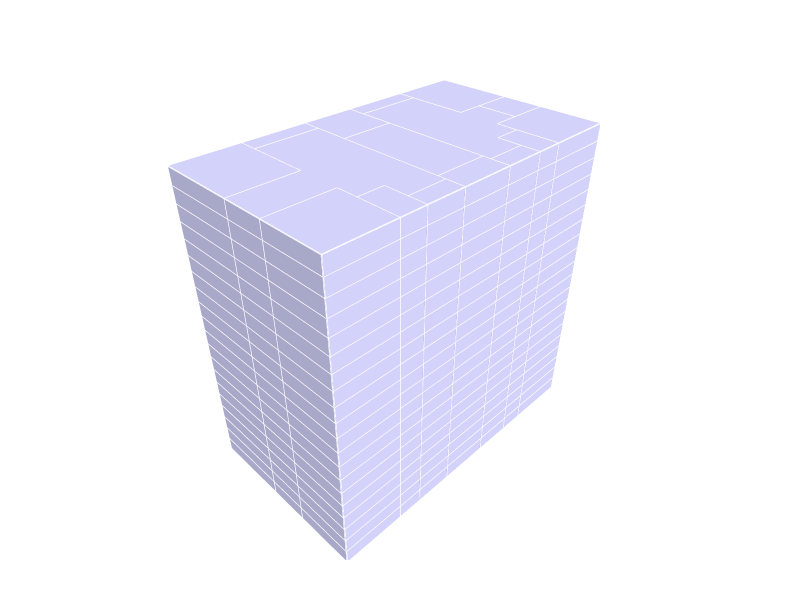

The cell this chart's notebook holds for it:
### Markdown cell above
## 6. Show the geometry

### Code cell
Topology.Show(objects,
              faceColor=[210,210,250],
            #   faceOpacity=1,
              edgeColor="white",
              edgeWidth=3,
              faceOpacity=0.3,
              showVertices=False,
              backgroundColor="white",
              width=800,
              height=600,
              renderer = renderer)

### Figure 1 — Plotly figure (JSON) as saved in the notebook; plotly's stock layout.template omitted (floating-point values rounded to 4 significant figures; data arrays with more than 128 entries replaced by an {"elided": "..."} marker saying what was removed)
{"data": [{"hoverinfo": "text", "legendgroup": "2", "legendrank": 2, "line": {"color": "white", "dash": "solid", "width": 3}, "marker": {"size": 0}, "mode": "lines", "name": "1: default (Edges)", "showlegend": false, "text": "", "type": "scatter3d", "x": {"elided": "20160 int values"}, "y": {"elided": "20160 int values"}, "z": {"elided": "20160 int values"}}, {"cmax": 1, "cmin": 0, "color": "#D2D2FA", "colorscale": [[0, "#440154"], [0.1111, "#482878"], [0.2222, "#3e4989"], [0.3333, "#31688e"], [0.4444, "#26828e"], [0.5556, "#1f9e89"], [0.6667, "#35b779"], [0.7778, "#6ece58"], [0.8889, "#b5de2b"], [1, "#fde725"]], "flatshading": true, "hoverinfo": "text", "hovertext": "", "i": {"elided": "3360 int values"}, "j": {"elided": "3360 int values"}, "k": {"elided": "3360 int values"}, "legendgroup": "3", "legendrank": 3, "lighting": {"facenormalsepsilon": 0}, "name": "1: default (Faces)", "opacity": 1, "showlegend": false, "showscale": false, "text": "", "type": "mesh3d", "x": {"elided": "840 int values"}, "y": {"elided": "840 int values"}, "z": {"elided": "840 int values"}}], "layout": {"autosize": true, "height": 600, "margin": {"b": 40, "l": 40, "r": 40, "t": 40}, "paper_bgcolor": "#FFFFFF", "plot_bgcolor": "#FFFFFF", "scene": {"aspectmode": "data", "camera": {"center": {"x": 0, "y": 0, "z": 0}, "eye": {"x": -1.25, "y": -1.25, "z": 1.25}, "projection": {"type": "perspective"}, "up": {"x": 0, "y": 0, "z": 1}}, "xaxis": {"visible": false}, "yaxis": {"visible": false}, "zaxis": {"visible": false}}, "showlegend": true, "width": 800, "xaxis": {"showgrid": false, "visible": false, "zeroline": false}, "yaxis": {"showgrid": false, "visible": false, "zeroline": false}}}
